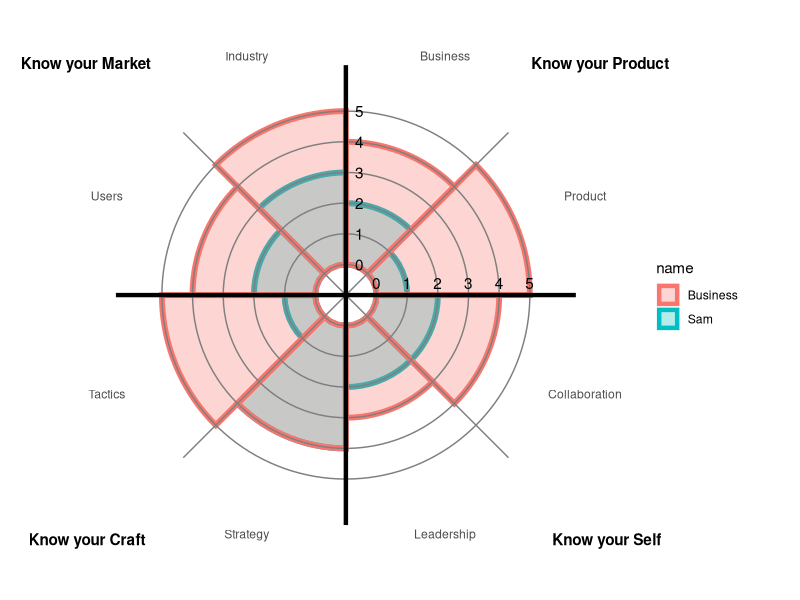

Here is the R script that generated this plot:

library(tidyverse)

## Make some data

df <- tibble(name = c("Sam","Fred", "Business"),
             business = c(2,2,4),
             product = c(1,2,5),
             collaboration = c(2,3,4),
             leadership = c(2,1,3),
             strategy = c(4,3,4),
             tactics = c(1,4,5),
             users = c(2,4,4),
             industry = c(3,3,5))

df <- df %>% 
  pivot_longer(cols = business:industry, 
               names_to = "dimension", 
               values_to = "score")

theme(axis.text.x = element_text(size=25,colour = "#063672" ,
                                 angle = seq(-20,-340,length.out = 9),vjust = 100),
      axis.text.y = element_blank(),
      axis.ticks.y = element_blank(),
      axis.ticks.x = element_line(size = 2,colour = "black",linetype = 1),
      legend.position = "none",
      strip.background = element_rect(colour = "black", fill = "#063672"),
      strip.text.x = element_text(colour = "white", face = "plain",size = 45),
      panel.border = element_rect(colour = "black",size = 1,fill=NA),
      panel.spacing = unit(2, "lines"),
      plot.title = element_text(family = "URWGothic",size = 80),
      plot.subtitle = element_text(family = "URWGothic",size = 30),
      plot.caption = element_text(family = "URWGothic",size = 30),
      plot.margin = unit(c(1,1,1,1), "cm"),
      panel.grid = element_blank()
)

df %>% 
  mutate(dimension = factor(dimension,
                            levels = unique(dimension),
                            labels = str_to_title(unique(dimension)))) %>%
  filter(name != "Fred") %>%
  ggplot() +
  geom_col(aes(x = dimension,
               y = score,
               fill = name,
               colour = name),
           alpha = 0.3,
           width = 1,
           position = "identity",
           size = 2) +
  geom_hline(yintercept = seq(0, 5, by = 1),
             color = "grey50", size = 0.5) +
  geom_vline(xintercept = seq(1.5, 7.5, by = 2),
             color = "grey50", size = 0.5) +
  coord_polar(clip = "off") +
  theme(panel.grid = element_blank(),
        panel.background = element_blank(),
        axis.text.y = element_blank(),
        axis.ticks.y = element_blank(),
        axis.title = element_blank()) +
  annotate("segment",
           x = 0.5, xend = 0.5,
           y = -1, yend = 6.5,
           color = "black",
           size = 1.5) +
  annotate("segment",
           x = 2.5, xend = 2.5,
           y = -1, yend = 6.5,
           color = "black",
           size = 1.5) +
  annotate("segment",
           x = 4.5, xend = 4.5,
           y = -1, yend = 6.5,
           color = "black",
           size = 1.5) +
  annotate("segment",
           x = 6.5, xend = 6.5,
           y = -1, yend = 6.5,
           color = "black",
           size = 1.5) +
  annotate("text", 
           x = .5,
           y = 0:5,
           label = c(0, 1, 2, 3, 4, 5),
           hjust = -1) +
  annotate("text", 
           x = 2.5,
           y = 0:5,
           label = c(0, 1, 2, 3, 4, 5),
           vjust = -0.5) +
  annotate("text",
           x = 7.5,
           y = 5,
           label = "Know your Market",
           hjust = 1.5,
           vjust = -8,
           fontface = 2) +
  annotate("text",
           x = 1.5,
           y = 5,
           label = "Know your Product",
           hjust = -0.4,
           vjust = -8,
           fontface = 2) +
  annotate("text",
           x = 3.5,
           y = 5,
           label = "Know your Self",
           hjust = -0.7,
           vjust = 10,
           fontface = 2) +
  annotate("text",
           x = 5.5,
           y = 5,
           label = "Know your Craft",
           hjust = 1.6,
           vjust = 10,
           fontface = 2)

  